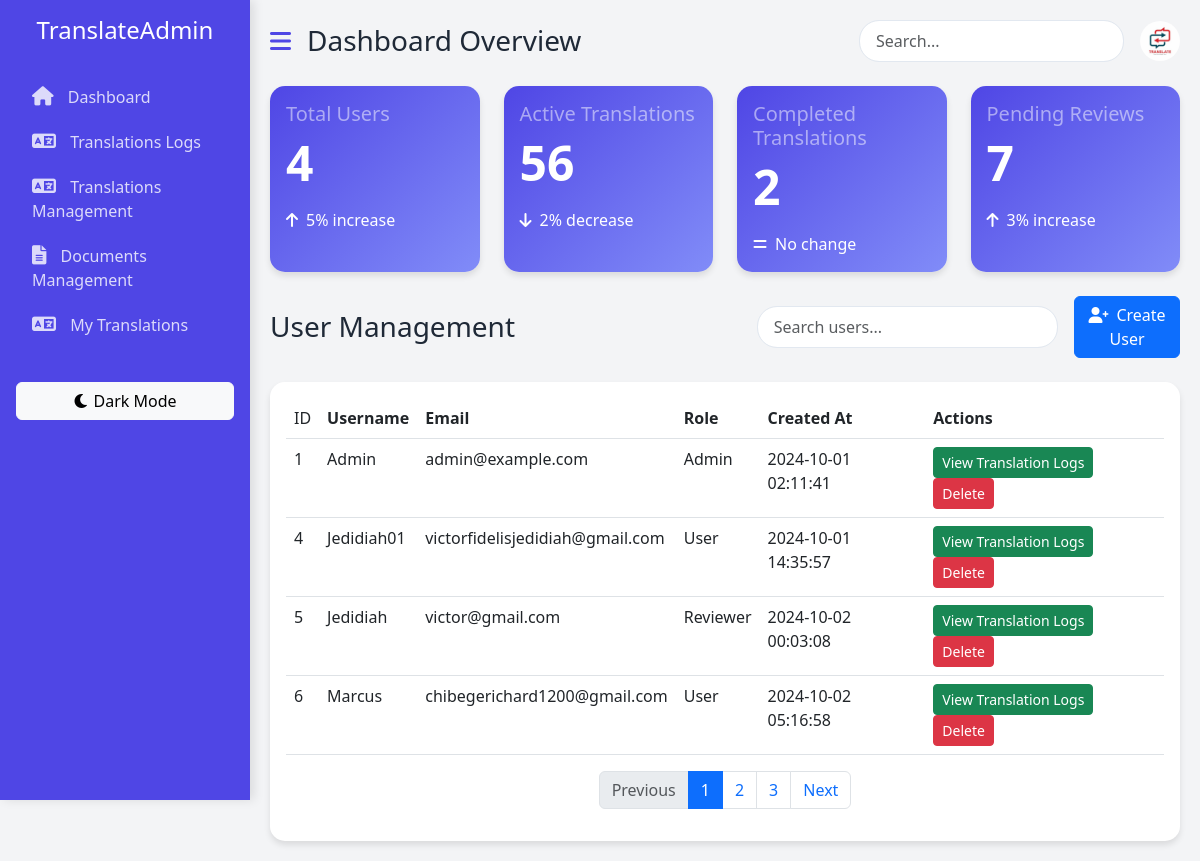
Screenshot of /dashboard/admin/dashboard.php (signed in) with the database file from the repository.
### tables this page shows
CREATE TABLE `users` (
  `id` int(11) NOT NULL,
  `username` varchar(50) NOT NULL,
  `email` varchar(100) NOT NULL,
  `password` varchar(255) NOT NULL,
  `role` enum('Admin','User','Reviewer') NOT NULL,
  `created_at` timestamp NOT NULL DEFAULT current_timestamp(),
  `updated_at` timestamp NOT NULL DEFAULT current_timestamp() ON UPDATE current_timestamp()
);

### dashboard/admin/dashboard.php (the view, shortened to what this page needs)
<?php
require '../../includes/config.php';
$stmt = $pdo->query("SELECT * FROM users");
$users = $stmt->fetchAll(PDO::FETCH_ASSOC);
$totalUsers = count($users);
$stmt = $pdo->query("SELECT * FROM translations");
$translation = $stmt->fetchAll(PDO::FETCH_ASSOC);
$totalTranslations = count($translation);
?>
<!DOCTYPE html>
<html lang="en">
<head>
    <link href="https://cdn.jsdelivr.net/npm/bootstrap@5.3.0-alpha1/dist/css/bootstrap.min.css" rel="stylesheet">
    <link href="https://cdnjs.cloudflare.com/ajax/libs/font-awesome/6.0.0-beta3/css/all.min.css" rel="stylesheet">
</head>
<body>
    <div class="d-flex">
        <nav id="sidebar" class="sidebar">
            <div class="p-3 text-center">
                <h3 class="h4 mb-0">TranslateAdmin</h3>
            </div>
            <ul class="nav flex-column p-3">
                <li class="nav-item"><a href="../../dashboard/admin/dashboard.php" class="nav-link"><i class="fas fa-home"></i> <span>Dashboard</span></a></li>
                <li class="nav-item"><a href="../../dashboard/admin/translogs.php" class="nav-link"><i class="fas fa-language"></i> <span>Translations Logs</span></a></li>
                <li class="nav-item"><a href="../../dashboard/admin/transmgt.php" class="nav-link"><i class="fas fa-language"></i> <span>Translations Management</span></a></li>
                <li class="nav-item"><a href="upload_document.php" class="nav-link"><i class="fas fa-file-alt"></i> <span>Documents Management</span></a></li>
                <li class="nav-item"><a href="view_translations.php" class="nav-link"><i class="fas fa-language"></i> <span>My Translations</span></a></li>
            </ul>
            <div class="mt-auto p-3">
                <button id="toggleTheme" class="btn btn-light w-100"><i class="fas fa-moon"></i> Dark Mode</button>
            </div>
        </nav>
        <div id="main-content" class="main-content flex-grow-1">
            <header class="d-flex justify-content-between align-items-center mb-4">
                <div class="d-flex align-items-center">
                    <i id="toggleSidebar" class="fas fa-bars me-3"></i>
                    <h1 class="h3 mb-0">Dashboard Overview</h1>
                </div>
                <div class="d-flex align-items-center">
                    <input type="text" class="form-control search-bar me-3" placeholder="Search...">
                    <div class="user-menu dropdown">
                        <a href="#" class="dropdown-toggle" data-bs-toggle="dropdown" aria-expanded="false">
                            <img src="../../assets/images/logo.jpg" alt="User Avatar" class="rounded-circle user-avatar">
                        </a>
                </div>
            </div>
        </header>
            <div class="row g-4 mb-4">
                <div class="col-md-3">
                    <div class="card stat-card h-100">
                        <div class="card-body">
                            <h5 class="card-title text-white-50">Total Users</h5>
                            <p class="card-text display-5 fw-bold"><?php echo $totalUsers; ?></p>
                            <p class="mb-0"><i class="fas fa-arrow-up me-2"></i>5% increase</p>
                        </div>
                    </div>
                </div>
                <div class="col-md-3">
                    <div class="card stat-card h-100">
                        <div class="card-body">
                            <h5 class="card-title text-white-50">Active Translations</h5>
                            <p class="card-text display-5 fw-bold">56</p>
                            <p class="mb-0"><i class="fas fa-arrow-down me-2"></i>2% decrease</p>
                        </div>
                    </div>
                </div>
                <div class="col-md-3">
                    <div class="card stat-card h-100">
                        <div class="card-body">
                            <h5 class="card-title text-white-50">Completed Translations</h5>
                            <p class="card-text display-5 fw-bold"><?php echo $totalTranslations; ?></p>
                            <p class="mb-0"><i class="fas fa-equals me-2"></i>No change</p>
                        </div>
                    </div>
                </div>
                <div class="col-md-3">
                    <div class="card stat-card h-100">
                        <div class="card-body">
                            <h5 class="card-title text-white-50">Pending Reviews</h5>
                            <p class="card-text display-5 fw-bold">7</p>
                            <p class="mb-0"><i class="fas fa-arrow-up me-2"></i>3% increase</p>
                        </div>
                    </div>
                </div>
            </div>
            <header class="d-flex justify-content-between align-items-center mb-4">
                <h1 class="h3 mb-0">User Management</h1>
                <div class="d-flex align-items-center">
                    <input type="text" class="form-control search-bar me-3" placeholder="Search users...">
                    <button type="button" class="btn btn-primary" data-bs-toggle="modal" data-bs-target="#createUserModal">
                        <i class="fas fa-user-plus me-2"></i>Create User
                    </button>
                </div>
            </header>
            <div class="card">
                <div class="card-body">
                    <div class="table-responsive">
                        <table class="table table-hover">
                            <thead>
                                <tr>
                                    <td>ID </th>
                                    <th>Username</th>
                                    <th>Email</th>
                                    <th>Role</th>
                                    <th>Created At </th>
                                    <th>Actions</th>
                                </tr>
                            </thead>
                            <tbody>
                                <?php foreach ($users as $user): ?>
                                <tr>
                                    <td><?php echo htmlspecialchars($user['id']); ?></td>
                                    <td><?php echo htmlspecialchars($user['username']); ?></td>
                                    <td><?php echo htmlspecialchars($user['email']); ?></td>
                                    <td><?php echo htmlspecialchars($user['role']); ?></td>
                                    <td><?php echo htmlspecialchars($user['created_at']); ?></td>
                                    <td>
                                        <form method="POST" style="display:inline;">
                                            <a href="../../dashboard/admin/translogs.php?id=<?php echo htmlspecialchars($user['id']); ?>" class="btn btn-success btn-sm">View Translation Logs</a>
                                            <button type="submit" class="btn btn-danger btn-sm">Delete</button>
                                        </form>
                                    </td>
                                </tr>
                                <?php endforeach; ?>
                            </tbody>
                        </table>
                    </div>
                    <nav aria-label="User list pagination">
                        <ul class="pagination justify-content-center">
                            <li class="page-item disabled"><a class="page-link" href="#">Previous</a></li>
                            <li class="page-item active"><a class="page-link" href="#">1</a></li>
                            <li class="page-item"><a class="page-link" href="#">2</a></li>
                            <li class="page-item"><a class="page-link" href="#">3</a></li>
                            <li class="page-item"><a class="page-link" href="#">Next</a></li>
                        </ul>
                    </nav>
                </div>
            </div>
        </div>
    </div>
</body>
</html>

### dashboard/admin/dashboard.php (style rules this page uses)
:root { --primary-color: #4f46e5; --secondary-color: #818cf8; --accent-color: #f472b6; --background-light: #f3f4f6; --text-light: #1f2937; --background-dark: #111827; --text-dark: #f9fafb; }
body { font-family: 'Segoe UI', Tahoma, Geneva, Verdana, sans-serif; transition: background-color 0.3s, color 0.3s; background-color: var(--background-light); color: var(--text-light); }
.sidebar { width: 250px; height: 100vh; position: fixed; top: 0; left: 0; background-color: var(--primary-color); color: white; transition: all 0.3s; box-shadow: 4px 0 10px rgba(0, 0, 0, 0.1); }
.sidebar .nav-link { color: rgba(255, 255, 255, 0.8); transition: all 0.2s; border-radius: 8px; margin-bottom: 5px; }
.sidebar .nav-link i { margin-right: 10px; font-size: 1.2em; }
.main-content { margin-left: 250px; padding: 20px; transition: margin-left 0.3s; }
.card { border: none; border-radius: 15px; box-shadow: 0 4px 6px rgba(0, 0, 0, 0.1); transition: transform 0.2s, box-shadow 0.2s; }
.stat-card { background: linear-gradient(135deg, var(--primary-color), var(--secondary-color)); color: white; }
#toggleSidebar { cursor: pointer; font-size: 1.5em; color: var(--primary-color); }
.search-bar { border-radius: 20px; border: 1px solid #e2e8f0; padding: 0.5rem 1rem; }
.user-avatar { width: 40px; height: 40px; object-fit: cover; }
.user-menu { position: relative; }
.user-menu .dropdown-toggle::after { display: none; }

### rows the page displays
users: id "1", username "Admin", email "admin@example.com", role "Admin", created_at "2024-10-01 02:11:41"
users: id "4", username "Jedidiah01", email "victorfidelisjedidiah@gmail.com", role "User", created_at "2024-10-01 14:35:57"
users: id "5", username "Jedidiah", email "victor@gmail.com", role "Reviewer", created_at "2024-10-02 00:03:08"
users: id "6", username "Marcus", email "chibegerichard1200@gmail.com", role "User", created_at "2024-10-02 05:16:58"

### other values shown
$totalUsers "4"
$totalTranslations "2"
